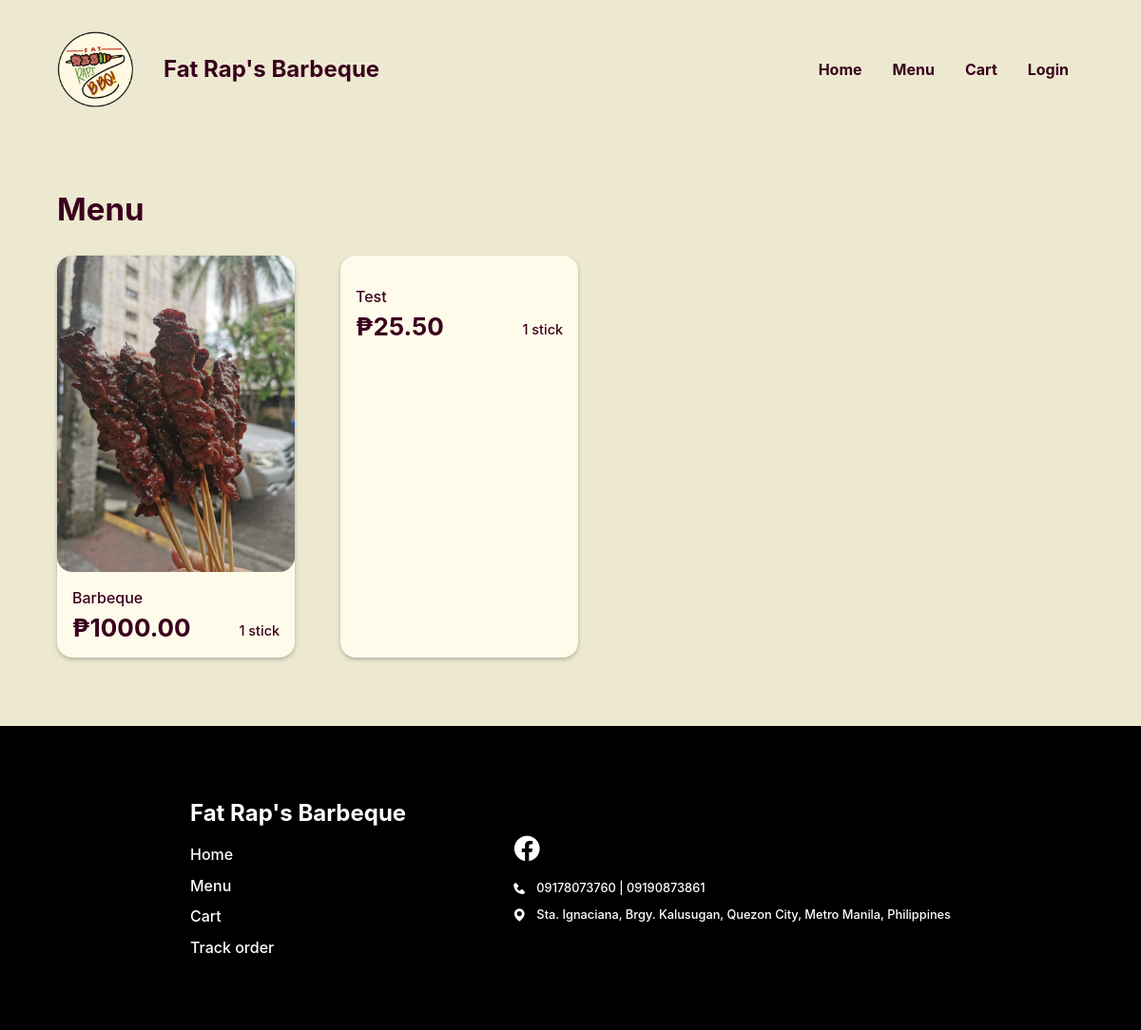
/Website/menu.php, run on the app's committed database.
### tables this page shows
CREATE TABLE `food` (
  `FOOD_ID` int(18) UNSIGNED NOT NULL,
  `CTGY_ID` int(18) NOT NULL,
  `FOOD_NAME` varchar(20) NOT NULL,
  `FOOD_PRICE` decimal(10,2) NOT NULL,
  `FOOD_DESC` varchar(50) NOT NULL,
  `FOOD_IMG` varchar(255) NOT NULL,
  `FOOD_STOCK` int(20) NOT NULL,
  `FOOD_ACTIVE` varchar(10) NOT NULL,
  `FOOD_TYPE` varchar(16) NOT NULL
);

### Website/menu.php (the view, shortened to what this page needs)
<?php
@include 'constants.php';
$PRSN_ROLE = $_SESSION['prsn_role'];
?>
<!DOCTYPE html>
<html lang="en">
<head>
    <link rel="stylesheet" href="header-styles.css">
    <link rel="stylesheet" href="customer-styles.css">
    <link href='https://unpkg.com/boxicons@2.1.4/css/boxicons.min.css' rel='stylesheet'>
</head>
<body class="<?php echo ($PRSN_ROLE === 'Wholesaler') ? 'wholesaler' : ''; ?>">
    <header class="<?php echo ($PRSN_ROLE === 'Wholesaler') ? 'wholesaler' : ''; ?>">
        <div class="header-container">
            <div class="website-title">
                <img id="logo" src="images/client-logo.png">
                <div class="text">
                    <h1>Fat Rap's Barbeque</h1>
                </div>
            </div>
            <ul class='menubar'>
                <li><a href="<?php echo SITEURL; ?>cus-home-page.php">Home</a></li>
                <li><a href="<?php echo SITEURL; ?>menu.php">Menu</a></li>
                <li><a href="<?php echo SITEURL; ?>cart.php">Cart</a></li>
                <?php
                if (isset($_SESSION['prsn_id'])) {
                ?>
                    <li><a href="<?php echo SITEURL; ?>logout.php">Logout</a>
                    </li>
                <?php
                } else {
                ?>
                    <li><a href="<?php echo SITEURL; ?>login-page.php">Login</a></li>
                <?php
                }
                ?>
            </ul>
        </div>
    </header>
    <main>
        <section class="section menu">
            <div class="container">
                <div class="section-heading">
                    <h2>Menu</h2>
                </div>
                <section class="section-body">
                    <?php
                    $sql = "SELECT * FROM food WHERE FOOD_ACTIVE = 'Yes' AND FOOD_TYPE = '$PRSN_ROLE'";
                    $res = mysqli_query($conn, $sql);
                    $count = mysqli_num_rows($res);
                    if ($count > 0) {
                        while ($row = mysqli_fetch_assoc($res)) {
                            $FOOD_ID = $row['FOOD_ID'];
                            $FOOD_NAME = $row['FOOD_NAME'];
                            $FOOD_IMG = $row['FOOD_IMG'];
                            $FOOD_PRICE = $row['FOOD_PRICE'];
                    ?>
                            <a class="menu-item" href="<?php echo SITEURL; ?>product-info.php?FOOD_ID=<?php echo $FOOD_ID ?>">
                                <img src="<?php echo SITEURL; ?>images/<?php echo $FOOD_IMG; ?>" alt="">
                                <div class="text">
                                    <p class="name"><?php echo $FOOD_NAME ?></p>
                                    <div class="inline">
                                        <h2>₱<?php echo $FOOD_PRICE ?></h2>
                                        <p id="<?php echo ($PRSN_ROLE === 'Wholesaler') ? 'stick-hidden' : ''; ?>">1 stick</p>
                                    </div>
                                </div>
                            </a>
                    <?php
                        }
                    }
                    ?>
                </section>
            </div>
        </section>
    </main>
    <footer>
        <div class="footer-container">
            <div class="left-container">
                <h2>Fat Rap's Barbeque</h2>
                <div class="list">
                    <ul>
                        <li><a href="<?php echo SITEURL; ?>cus-home-page.php">Home</a></li>
                        <li><a href="<?php echo SITEURL; ?>menu.php">Menu</a></li>
                        <li><a href="<?php echo SITEURL; ?>cart.php">Cart</a></li>
                        <li><a href="cus-home-page.php#track-order-section">Track order</a></li>
                    </ul>
                </div>
            </div>
            <div class="right-container">
                <div class="icons-block">
                    <a href="https://www.facebook.com/profile.php?id=100077565231475">
                        <i class='bx bxl-facebook-circle'></i>
                    </a>
                </div>
                <div class="list">
                    <div class="list-items">
                        <i class='bx bxs-phone'></i>
                        <p>09178073760 | 09190873861</p>
                    </div>
                    <div class="list-items">
                        <i class='bx bxs-map'></i>
                        <p>Sta. Ignaciana, Brgy. Kalusugan, Quezon City, Metro Manila, Philippines</p>
                    </div>
                </div>
            </div>
        </div>
    </footer>
</body>
</html>

### Website/header-styles.css (style rules this page uses)
*, *::before, *::after { margin: 0; padding: 0; box-sizing: border-box; font-family: inherit; }
:root { --bg:#F2FFE1; --primary:#f3d95c; --text:#3A001E; --text2: #FA3F1F; --input-bg:#F7F3DC; --eye-icon:#CEC699; --block: #4ADE5D; --block-p:#277B32; --block-h1: #0F4C17; --form-bg: #FFFDEF; --header-text: #3A001E; }
body { font-family: 'Inter', sans-serif; }
header, footer { width: 100%; display: flex; justify-content: center; align-items: center; }
header { height: 8rem; position: fixed; top: 0; z-index: 100; color: var(--header-text); background-color: var(--bg); }
.header-container, .footer-container { margin-inline: auto; margin-top: 2rem; margin-bottom: 0.9rem; width: 90%; max-width: 1200px; display: flex; justify-content: space-between; align-items: center; }
.website-title { display: flex; align-items: center; }
header img { width: 80px; position: relative; }
header .text { margin-left: 2rem; display: flex; flex-direction: column; gap: 0; }
header h1 { white-space: nowrap; font-size: 1.5rem; }
header .text p, footer .right-container p { font-size: 0.8rem; }
li > a { color: inherit; text-decoration: none; }
footer { background-color: #000; color: #fff; min-height: 20rem; }
.footer-container { width: 90%; max-width: 800px; margin: clamp(1rem, 6vw, 4.5rem) auto; display: flex; justify-content: space-between; }
.left-container h2 { margin-bottom: 1.2rem; }
.icons-block { margin-bottom: 1rem; }
.list > ul { padding-inline-start: 0; margin-block: 0; height: 100%; }
.list > ul, .list { display: grid; gap: 0.8rem; }
.list > ul > li { color: #fff; display: block; }
.icons-block { display: flex; gap: 1rem; }
.icons-block a { color: #fff; }
.icons-block i { font-size: 2rem; }
.list-items { display: flex; gap: 10px; }
.menubar { display: flex; flex-direction: row; list-style-type: none; margin: 0; padding: 0; }
.menubar > li { font-weight: bold; margin: 0 1rem; overflow: hidden; }

### Website/customer-styles.css (style rules this page uses)
*, *::before, *::after { margin: 0; padding: 0; box-sizing: border-box; font-family: inherit; }
:root { --bg:#EDE9D0; --primary:#F5D636; --active-primary:#EDCB1C; --input-bg:#F7F3DC; --form-bg: #FFFDEF; --available:#A8D991; --available-text:#304D23; --fully-booked:#C13B24; --fully-booked-text:var(--text); --closed:#3B3B3B; --closed-text:#A9A9A9; --product-info-bg: #C13B24; --block: #FEFBEA; --light-text: var(--block); --text: #3A001E; --gray: #DFDCCB; --green: #6FDE4A; --red: #C13B24; }
body { font-family: 'Inter', sans-serif; font-weight: 500; min-height: 100vh; min-width: 320px; background-color: var(--bg); }
main { padding-top: 8rem; min-height: 70vh; color: var(--text); }
.section { min-width: 320px; display: flex; justify-content: center; align-items: center; }
.container { width: 90%; height: 100%; max-width: 1200px; margin: clamp(1rem, 6vw, 4.5rem) auto; }
img { object-fit: cover; }
.section-heading { display: flex; flex-direction: column; gap: 5px; margin-bottom: 1.8rem; }
.section-heading h2 { font-size: 2.0625rem; }
.section-body { display: flex; flex-direction: column; gap: 1rem; }
.menu .section-body { display: grid; grid-template-columns: repeat(auto-fit, minmax(250px, 250px)); gap: 2rem 3rem; }
.menu .menu-item img { width: 100%; border-radius: 1rem; }
.menu .menu-item { background-color: var(--block); border-radius: 1rem; box-shadow: rgba(0, 0, 0, 0.25) 0px 2px 4px 0px; }
.menu .menu-item { text-decoration: none; color: var(--text); }
.menu .menu-item .text { margin: 0.8rem 1rem 1rem 1rem; }
.menu .menu-item p.name { margin-bottom: 6px; }
.menu .menu-item .inline { display: flex; justify-content: space-between; align-items: flex-end; }
.menu .menu-item .inline p { font-size: 0.9rem; margin-bottom: 4px; }
.menu .menu-item .inline h2 { font-size: 1.625rem; }
.inline { width: 100%; display: flex; align-items: center; gap: 1rem; justify-content: space-between; }

### data on the page
food: FOOD_IMG (picture), FOOD_NAME "Barbeque", FOOD_PRICE "1000.00"
food: FOOD_NAME "Test", FOOD_PRICE "25.50"
